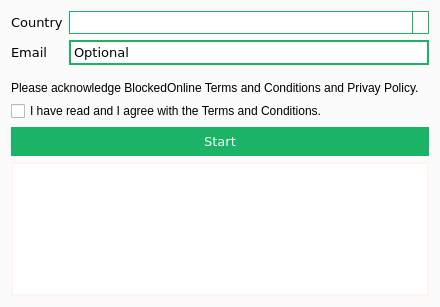
<?xml version="1.0" encoding="UTF-8"?>
<ui version="4.0">
 <class>Dialog</class>
 <widget class="QDialog" name="Dialog">
  <property name="geometry">
   <rect>
    <x>0</x>
    <y>0</y>
    <width>440</width>
    <height>307</height>
   </rect>
  </property>
  <property name="sizePolicy">
   <sizepolicy hsizetype="Minimum" vsizetype="Preferred">
    <horstretch>0</horstretch>
    <verstretch>0</verstretch>
   </sizepolicy>
  </property>
  <property name="windowTitle">
   <string>Scan Internet Latency</string>
  </property>
  <property name="styleSheet">
   <string notr="true"> QScrollBar:vertical  {
     border: 2px solid #FFF5EE;
     background: #FFF;
     width: 15px;
     margin: 22px 0 22px 0;
 }
 QScrollBar::handle:vertical  {
     background: #1BB366;
     min-height: 20px;
 }
 QScrollBar::add-line:vertical  {
     border: 2px solid #1BB366;
     background: #FFF;
     height: 20px;
     subcontrol-position: bottom;
     subcontrol-origin: margin;
 }
 
 QScrollBar::sub-line:vertical  {
     border: 2px solid #1BB366;
     background: #FFF;
     height: 20px;
     subcontrol-position: top;
     subcontrol-origin: margin;
 }
 QScrollBar::up-arrow:vertical, QScrollBar::down-arrow:vertical  {
     border: 2px solid #1BB366;
     width: 3px;
     height: 3px;
     background: white;
 }
 

QDialog {
	background: #fbfbfb ;
}

QLineEdit{
	background: #FFF;
    padding: 1px;
    border-style: solid;
    border: 2px solid #1BB366;
    width:40px;
}

QTextBrowser {
	background: #FFF;
    padding: 1px;
    border-style: solid;
    border: 2px solid #FFF5EE;
    width:40px;
}


QPushButton{
  padding: 4px 12px;

  color: #FFF;
  background: #1BB366;
  border-color: #1BB366;

border: 2px solid #1BB366;
}


QPushButton:hover{
  padding: 4px 12px;

  color: #FFF;
  background: #1ec973;
  border-color: #1ec973;

border: 2px solid #1ec973;
}

QComboBox  {
	color:#000;
    border: 1px solid #1BB366;
	background:#FFF;
    padding: 1px 18px 1px 3px;
}

QComboBox:disabled  {
	color:#d9d9d9;
    border: 1px solid #d9d9d9;
	background:#eeeeee;
    padding: 1px 18px 1px 3px;
}

QComboBox::drop-down:disabled  {
    subcontrol-origin: padding;
    subcontrol-position: top right;

    border-left-width: 1px;
    border-left-color: #d9d9d9;
    border-left-style: solid; 

}

QComboBox::drop-down  {
    subcontrol-origin: padding;
    subcontrol-position: top right;

    border-left-width: 1px;
    border-left-color: #1BB366;
    border-left-style: solid; 

}
 
QComboBox QAbstractItemView  {
   border: 2px solid #1BB366;
    background: #FFF;
    selection-background-color: #FFF;
    selection-color: #000;
    outline: 1px solid #1BB366;
}


</string>
  </property>
  <layout class="QGridLayout" name="gridLayout_2">
   <item row="0" column="0">
    <layout class="QVBoxLayout" name="verticalLayout">
     <item>
      <layout class="QGridLayout" name="gridLayout">
       <item row="0" column="0">
        <widget class="QLabel" name="label">
         <property name="font">
          <font>
           <family>Verdana</family>
           <pointsize>10</pointsize>
          </font>
         </property>
         <property name="text">
          <string>Country</string>
         </property>
        </widget>
       </item>
       <item row="1" column="0">
        <widget class="QLabel" name="label_2">
         <property name="font">
          <font>
           <family>Verdana</family>
           <pointsize>10</pointsize>
          </font>
         </property>
         <property name="text">
          <string>Email</string>
         </property>
        </widget>
       </item>
       <item row="1" column="1">
        <widget class="QLineEdit" name="lineEdit">
         <property name="font">
          <font>
           <family>Verdana</family>
           <pointsize>10</pointsize>
          </font>
         </property>
         <property name="inputMask">
          <string/>
         </property>
         <property name="text">
          <string>Optional</string>
         </property>
        </widget>
       </item>
       <item row="0" column="1">
        <widget class="QComboBox" name="comboBox">
         <property name="font">
          <font>
           <family>Verdana</family>
           <pointsize>10</pointsize>
          </font>
         </property>
        </widget>
       </item>
       <item row="3" column="0" colspan="2">
        <widget class="QLabel" name="label_3">
         <property name="text">
          <string>Please acknowledge BlockedOnline Terms and Conditions and Privay Policy.</string>
         </property>
         <property name="wordWrap">
          <bool>false</bool>
         </property>
         <property name="openExternalLinks">
          <bool>true</bool>
         </property>
        </widget>
       </item>
       <item row="2" column="0">
        <spacer name="verticalSpacer">
         <property name="orientation">
          <enum>Qt::Vertical</enum>
         </property>
         <property name="sizeType">
          <enum>QSizePolicy::Fixed</enum>
         </property>
         <property name="sizeHint" stdset="0">
          <size>
           <width>10</width>
           <height>10</height>
          </size>
         </property>
        </spacer>
       </item>
      </layout>
     </item>
     <item>
      <widget class="QCheckBox" name="checkBox">
       <property name="text">
        <string>I have read and I agree with the Terms and Conditions.</string>
       </property>
      </widget>
     </item>
     <item>
      <widget class="QPushButton" name="pushButton">
       <property name="font">
        <font>
         <family>Verdana</family>
         <pointsize>10</pointsize>
        </font>
       </property>
       <property name="text">
        <string>Start</string>
       </property>
      </widget>
     </item>
     <item>
      <widget class="QTextBrowser" name="textBrowser">
       <property name="font">
        <font>
         <family>Verdana</family>
         <pointsize>10</pointsize>
        </font>
       </property>
      </widget>
     </item>
    </layout>
   </item>
  </layout>
 </widget>
 <resources/>
 <connections/>
</ui>
